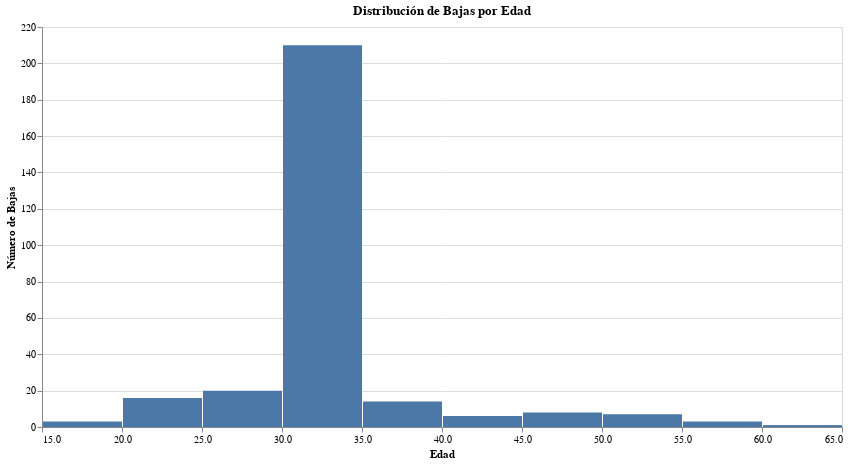

The code cell stored with this chart in its notebook:
### Markdown cell above
### Distribución de Bajas por Edad

### Code cell
from datetime import datetime

df_0['FECHA DE NACIMIENTO'] = pd.to_datetime(df_0['FECHA DE NACIMIENTO'], errors='coerce')
df_0['EDAD'] = (datetime.now() - df_0['FECHA DE NACIMIENTO']).dt.days // 365
df_0 = df_0[df_0['EDAD'] > 0]
chart = alt.Chart(df_0).mark_bar().encode(
    x=alt.X('EDAD:Q', bin=alt.Bin(maxbins=20), title='Edad'),
    y=alt.Y('count()', title='Número de Bajas'),
    tooltip=['EDAD', 'count()']
).properties(
    title='Distribución de Bajas por Edad',
    width=800,
    height=400
)

chart

### Figure 1 — Vega-Lite specification as saved in the notebook (floating-point values rounded to 4 significant figures; data arrays with more than 128 entries replaced by an {"elided": "..."} marker saying what was removed)
{"config": {"view": {"continuousWidth": 300, "continuousHeight": 300}}, "data": {"name": "data-a357dedceaf329b5eb3c71937cc20d7f"}, "mark": {"type": "bar"}, "encoding": {"tooltip": [{"field": "EDAD", "type": "quantitative"}, {"aggregate": "count", "type": "quantitative"}], "x": {"bin": {"maxbins": 20}, "field": "EDAD", "title": "Edad", "type": "quantitative"}, "y": {"aggregate": "count", "title": "Número de Bajas", "type": "quantitative"}}, "height": 400, "title": "Distribución de Bajas por Edad", "width": 800, "$schema": "https://vega.github.io/schema/vega-lite/v5.20.1.json", "datasets": {"data-a357dedceaf329b5eb3c71937cc20d7f": {"elided": "494 records"}}}
